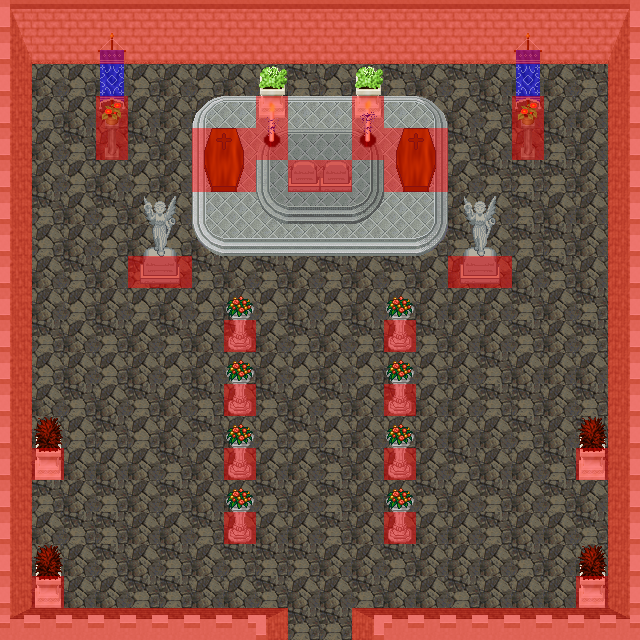

This game map was drawn from its Tiled (.tmx) file and the tilesets committed beside it. A one-line description and the trimmed map source follow:
An orthogonal 20x20 tile map with 32x32 px tiles, 6 tile layers (0_floor, 1_terrain, 2_object, 3_roof, ...), 1 hidden layer not drawn, 24 tilesets.

<map version="1.0" orientation="orthogonal" renderorder="right-down" width="20" height="20" tilewidth="32" tileheight="32" nextobjectid="1">
 <tileset firstgid="1" name="../../tileset/building/castle.png" tilewidth="32" tileheight="32" tilecount="320" columns="20">
  <image source="../../tileset/building/castle.png" width="640" height="512" />
 </tileset>
 <tileset firstgid="321" name="../../tileset/ground/ground_2.png" tilewidth="32" tileheight="32" tilecount="4" columns="4">
  <image source="../../tileset/ground/ground_2.png" trans="ffffff" width="128" height="32" />
 </tileset>
 <tileset firstgid="325" name="../../tileset/furniture/light/iron_lamp.png" tilewidth="32" tileheight="32" tilecount="3" columns="1">
  <image source="../../tileset/furniture/light/iron_lamp.png" trans="ff00ff" width="32" height="96" />
 </tileset>
 <tileset firstgid="328" name="../../tileset/plant/indoor/flowering_plant.png" tilewidth="32" tileheight="32" tilecount="2" columns="2">
  <image source="../../tileset/plant/indoor/flowering_plant.png" width="64" height="32" />
 </tileset>
 <tileset firstgid="330" name="../../tileset/furniture/table/fancy_blue_red.png" tilewidth="32" tileheight="32" tilecount="12" columns="4">
  <image source="../../tileset/furniture/table/fancy_blue_red.png" trans="ff00ff" width="128" height="96" />
 </tileset>
 <tileset firstgid="342" name="../../tileset/item/documents/book.png" tilewidth="32" tileheight="32" tilecount="4" columns="2">
  <image source="../../tileset/item/documents/book.png" width="64" height="64" />
 </tileset>
 <tileset firstgid="346" name="../../tileset/item/statue/cross.png" tilewidth="32" tileheight="32" tilecount="1" columns="1">
  <image source="../../tileset/item/statue/cross.png" trans="ff00ff" width="32" height="32" />
 </tileset>
 <tileset firstgid="347" name="../../tileset/furniture/light/flames.png" tilewidth="32" tileheight="32" tilecount="6" columns="6">
  <image source="../../tileset/furniture/light/flames.png" trans="ff00ff" width="192" height="32" />
 </tileset>
 <tileset firstgid="353" name="../../tileset/logic/portal.png" tilewidth="32" tileheight="32" tilecount="16" columns="8">
  <image source="../../tileset/logic/portal.png" width="256" height="64" />
 </tileset>
 <tileset firstgid="369" name="../../tileset/logic/collision.png" tilewidth="32" tileheight="32" tilecount="1" columns="1">
  <image source="../../tileset/logic/collision.png" width="32" height="32" />
 </tileset>
 <tileset firstgid="370" name="../../tileset/logic/protection.png" tilewidth="32" tileheight="32" tilecount="2" columns="2">
  <image source="../../tileset/logic/protection.png" width="64" height="32" />
 </tileset>
 <tileset firstgid="372" name="kafelki_kamienne_zwykle" tilewidth="32" tileheight="32" tilecount="6" columns="2">
  <image source="../../tileset/pol/domki/podloga/kafelki_kamienne_zwykle.png" width="64" height="96" />
 </tileset>
 <tileset firstgid="378" name="lawka_ciemna" tilewidth="32" tileheight="32" tilecount="12" columns="3">
  <image source="../../tileset/pol/wyposazenie/lawki_krzesla/lawka_ciemna.png" width="96" height="128" />
 </tileset>
 <tileset firstgid="390" name="dywan_fiolet" tilewidth="32" tileheight="32" tilecount="9" columns="3">
  <image source="../../tileset/pol/domki/podloga/dywan_fiolet.png" width="96" height="96" />
 </tileset>
 <tileset firstgid="399" name="fotele_niebieskie_zaslona" tilewidth="32" tileheight="32" tilecount="30" columns="5">
  <image source="../../tileset/pol/wyposazenie/fotele_niebieskie_zaslona.png" width="160" height="192" />
 </tileset>
 <tileset firstgid="429" name="kamienny_podest" tilewidth="32" tileheight="32" tilecount="18" columns="6">
  <image source="../../tileset/pol/domki/podloga/kamienny_podest.png" width="192" height="96" />
 </tileset>
 <tileset firstgid="447" name="panteonik" tilewidth="32" tileheight="32" tilecount="88" columns="8">
  <image source="../../tileset/pol/domki/panteonik.png" width="256" height="352" />
 </tileset>
 <tileset firstgid="535" name="coffin" tilewidth="32" tileheight="32" tilecount="4" columns="2">
  <image source="../../tileset/item/gothic/coffin.png" width="64" height="64" />
 </tileset>
 <tileset firstgid="539" name="grave_statue_girl" tilewidth="32" tileheight="32" tilecount="6" columns="2">
  <image source="../../tileset/item/gothic/grave_statue_girl.png" width="64" height="96" />
 </tileset>
 <tileset firstgid="545" name="headstone_7" tilewidth="32" tileheight="32" tilecount="1" columns="1">
  <image source="../../tileset/item/gothic/headstone_7.png" width="32" height="32" />
 </tileset>
 <tileset firstgid="546" name="banners" tilewidth="32" tileheight="32" tilecount="6" columns="2">
  <image source="../../tileset/item/banners/banners.png" width="64" height="96" />
 </tileset>
 <tileset firstgid="552" name="urn_with_flowers" tilewidth="32" tileheight="32" tilecount="2" columns="1">
  <image source="../../tileset/item/statue/urn_with_flowers.png" width="32" height="64" />
 </tileset>
 <tileset firstgid="554" name="plants_potted_stone" tilewidth="32" tileheight="32" tilecount="6" columns="3">
  <image source="../../tileset/item/statue/plants_potted_stone.png" width="96" height="64" />
 </tileset>
 <tileset firstgid="560" name="floating_candle" tilewidth="32" tileheight="32" tilecount="16" columns="4">
  <image source="../../tileset/furniture/light/floating_candle.png" width="128" height="128" />
 </tileset>
 <layer name="0_floor" width="20" height="20">
  <data>[400 cells, 400 non-empty, 17 distinct tile ids]</data>
 </layer>
 <layer name="1_terrain" width="20" height="20">
  <data>[400 cells, 56 non-empty, 24 distinct tile ids]</data>
 </layer>
 <layer name="2_object" width="20" height="20">
  <data>[400 cells, 30 non-empty, 11 distinct tile ids]</data>
 </layer>
 <layer name="3_roof" width="20" height="20">
  <data>[400 cells, 30 non-empty, 12 distinct tile ids]</data>
 </layer>
 <layer name="objects" width="20" height="20">
  <data>[400 cells, 0 non-empty, 0 distinct tile ids]</data>
 </layer>
 <layer name="collision" width="20" height="20" opacity="0.47">
  <data>[400 cells, 126 non-empty, 1 distinct tile ids]</data>
 </layer>
 <layer name="protection" width="20" height="20" visible="0" opacity="0.43">
  <data>[400 cells, 400 non-empty, 1 distinct tile ids]</data>
 </layer>
</map>
